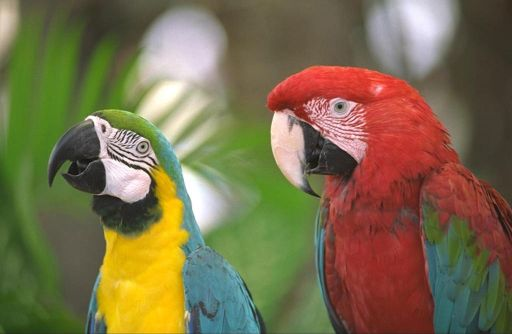
#> input picture DIP/DIP实验5/araras.jpg, 512 x 334 px
$ python task1_1.py
#> lines starting #> are read from the running program, lines starting #| are printed output that depends on the picture
# 数字图像处理-实验5
# 任务1.1-将彩色图像的 RGB 3个通道 用灰度图显示出来
# 注：本文grey和gray混用，特此告知，前者为英式表达，后者为美式表达。
# 注：下文凡是涉及OpenCv的颜色通道，顺序默认皆为 BGR 。涉及plt的颜色通道，顺序默认皆为 RGB 。
# ---------------------导入库------------------------------------------
# coding:utf-8
import cv2 as cv
from matplotlib import pyplot as plt


# ---------------------设计彩色图像转灰度图函数------------------------------------------
# 分割R通道，红色
def split_red(image):
    img_red_channel = image[:, :, 2]
    return img_red_channel


# 分割G通道，绿色
def split_green(image):
    img_green_channel = image[:, :, 1]
    return img_green_channel


# 分割B通道，蓝色
def split_blue(image):
    img_red_channel = image[:, :, 0]
    return img_red_channel


def RGB_red_to_grey(image):
    img_red_channel = split_red(image)
    cv.imwrite('grey_image_through_channel_red.png', img_red_channel)
    return img_red_channel


def RGB_green_to_grey(image):
    img_green_channel = split_green(image)
    cv.imwrite('grey_image_through_channel_green.png', img_green_channel)
    return img_green_channel


def RGB_blue_to_grey(image):
    img_blue_channel = split_blue(image)
    cv.imwrite('grey_image_through_channel_blue.png', img_blue_channel)
    return img_blue_channel


# ---------------------用图片进行测试------------------------------------------
# 导入原图
img_cv = cv.imread('araras.jpg')
#> img_cv is the input picture: shape (334, 512, 3); mean B, G, R 75.9, 109.9, 122.2
img_plt =cv.cvtColor(img_cv, cv.COLOR_BGR2RGB)

# 按通道R进行灰度图转换
img_red_to_grey = RGB_red_to_grey(img_cv)
#> in split_red, `img_red_channel = image[:, :, 2]`:
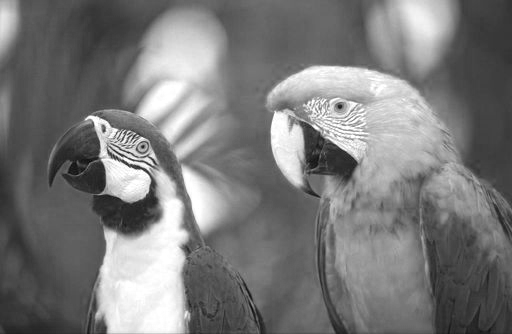
#> img_red_channel: shape (334, 512); min 5, max 255, mean 122.2
# 按通道G进行灰度图转换
img_green_to_grey = RGB_green_to_grey(img_cv)
#> in split_green, `img_green_channel = image[:, :, 1]`:
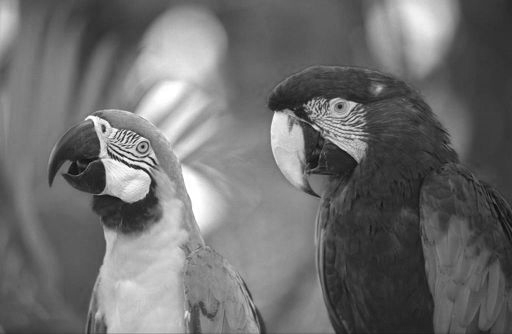
#> img_green_channel: shape (334, 512); min 4, max 255, mean 109.9
# 按通道B进行灰度图转换
img_blue_to_grey = RGB_blue_to_grey(img_cv)
#> in split_blue, `img_red_channel = image[:, :, 0]`:
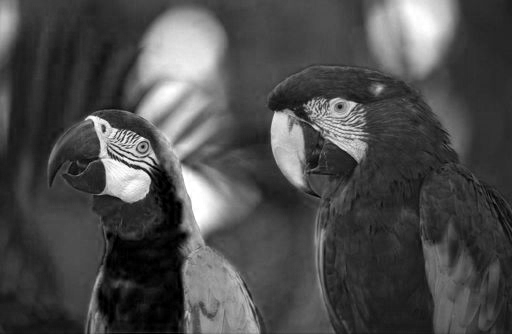
#> img_red_channel: shape (334, 512); min 0, max 255, mean 75.9

# 生成最终效果图
plt.figure(figsize=(8, 8))  # 创建了一个新的图形窗口，并指定了图形的大小为8x8英寸
plt.subplot(211)  # 创建一个包含多个子图的图形
# 第一个数字 2：表示整个图形分为2行。
# 第二个数字 1：表示整个图形分为1列。
# 第三个数字 1：表示当前子图位于第1个位置。
plt.title('Original:')
plt.xticks([]), plt.yticks([])  # 不显示x轴y轴数据
plt.imshow(img_plt)  # 原图

plt.subplot(234)
plt.title('channel_red_to grey')
plt.xticks([]), plt.yticks([])  # 不显示x轴y轴数据
plt.imshow(img_red_to_grey, cmap='gray')
#   在Matplotlib的imshow函数中，
#   即使你显示的是灰度图像，
#   它也可能会以伪彩色（pseudo-color）的方式呈现，这取决于颜色映射（colormap）的设置。

plt.subplot(235)
plt.title('channel_green_to grey')
plt.xticks([]), plt.yticks([])  # 不显示x轴y轴数据
plt.imshow(img_green_to_grey, cmap='gray')

plt.subplot(236)
plt.title('channel_blue_to grey')
plt.xticks([]), plt.yticks([])  # 不显示x轴y轴数据
plt.imshow(img_blue_to_grey, cmap='gray')

plt.show()
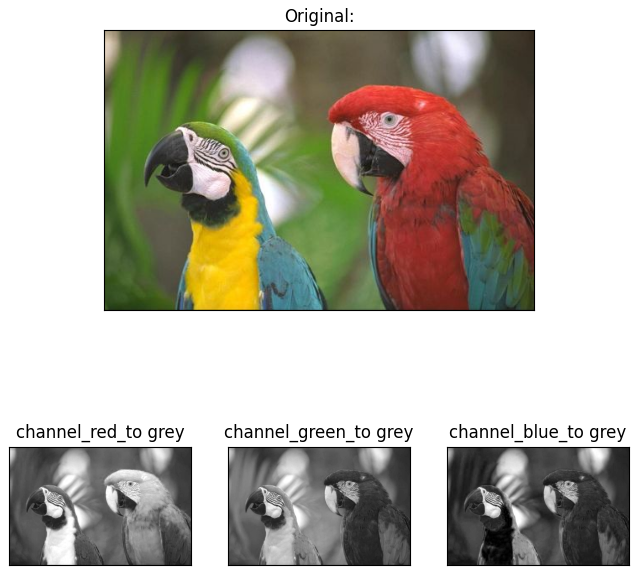
#> figure drawn by matplotlib, 4 panels

$ run again, with DIP/DIP实验5/Smoothed Image.jpg copied over DIP/DIP实验5/araras.jpg
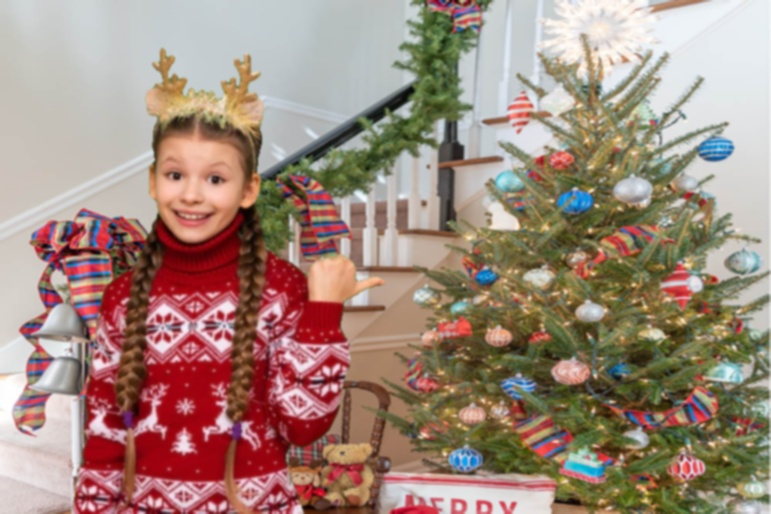
#> input picture DIP/DIP实验5/Smoothed Image.jpg, 771 x 514 px
#> img_cv is the input picture: shape (514, 771, 3); mean B, G, R 124.5, 136.6, 161.2
#> in split_blue, `img_red_channel = image[:, :, 0]`:
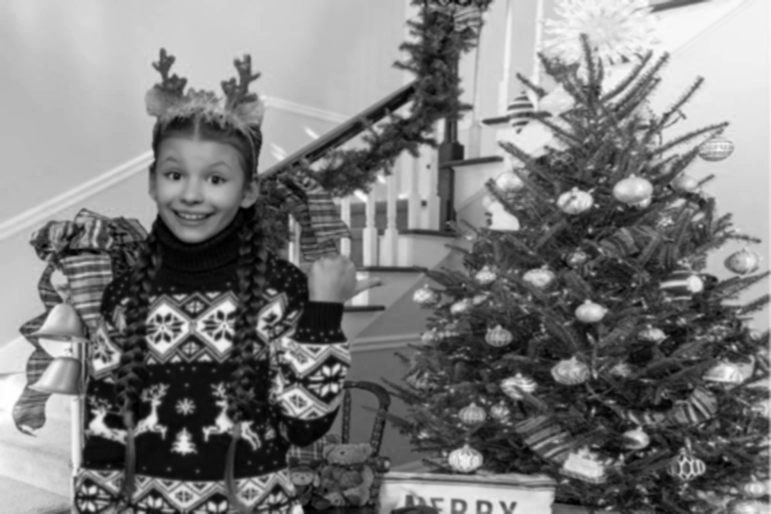
#> img_red_channel: shape (514, 771); min 0, max 255, mean 124.5
#> `plt.show()`:
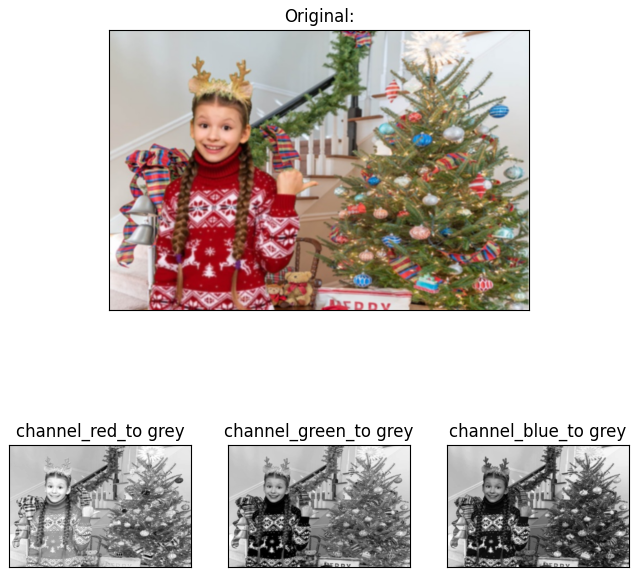
#> figure drawn by matplotlib, 4 panels

$ run again, with DIP/DIP实验5/tree.jpg copied over DIP/DIP实验5/araras.jpg
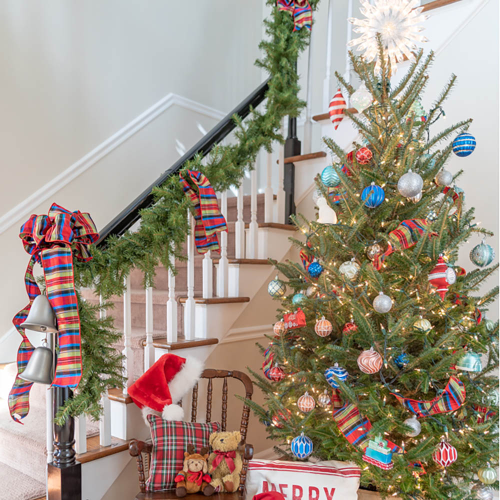
#> input picture DIP/DIP实验5/tree.jpg, 1000 x 1000 px (shown at 1/2 size)
#> img_cv is the input picture: shape (1000, 1000, 3); mean B, G, R 134.8, 148.4, 160.2
#> in split_blue, `img_red_channel = image[:, :, 0]`:
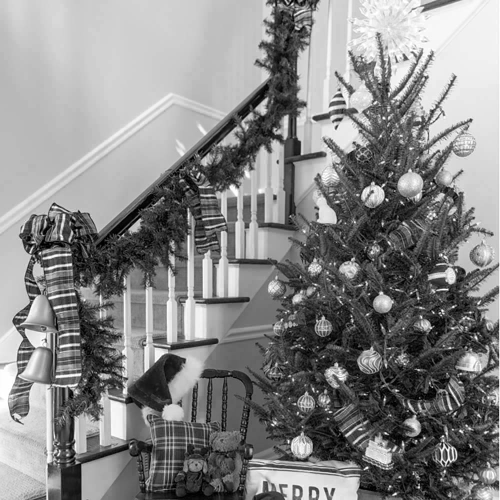
#> img_red_channel: shape (1000, 1000) (shown at 1/2 size); min 0, max 255, mean 134.8
#> `plt.show()`:
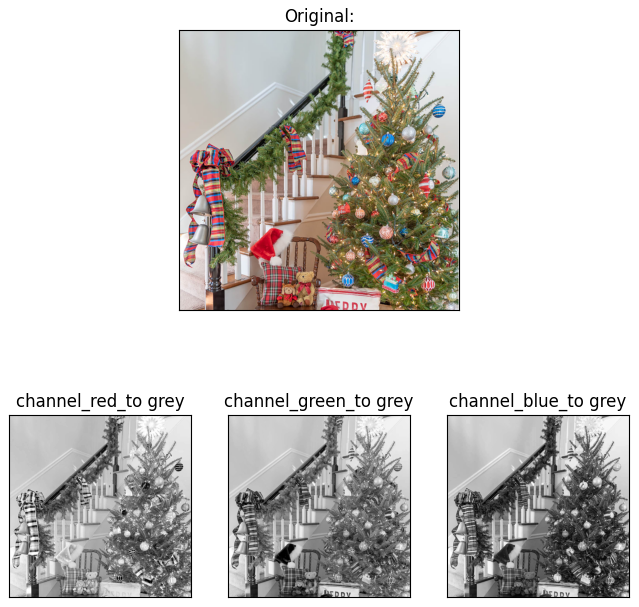
#> figure drawn by matplotlib, 4 panels

$ run again, with DIP/DIP实验5/green.png saved as DIP/DIP实验5/araras.jpg
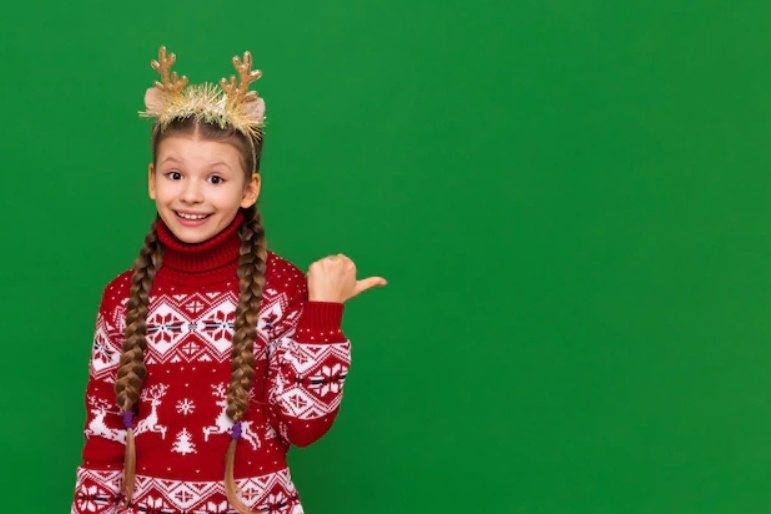
#> input picture DIP/DIP实验5/green.png, 771 x 514 px
#> img_cv is the input picture: shape (514, 771, 3); mean B, G, R 55.5, 117.9, 46
#> in split_blue, `img_red_channel = image[:, :, 0]`:
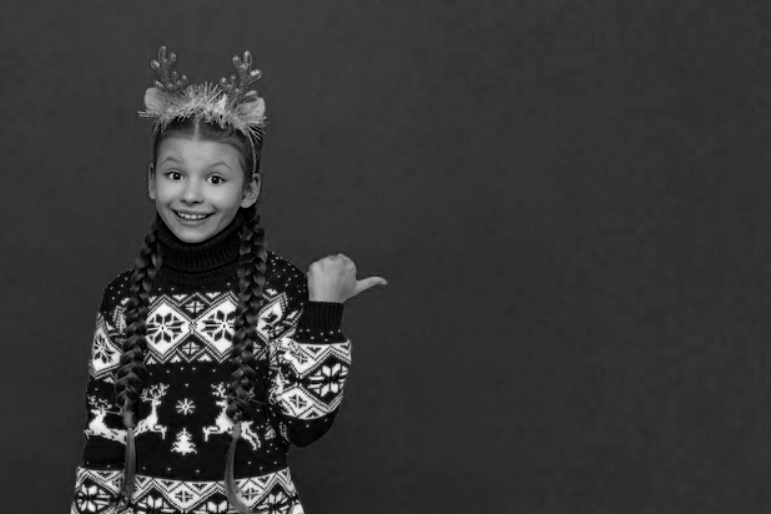
#> img_red_channel: shape (514, 771); min 0, max 254, mean 55.5
#> `plt.show()`:
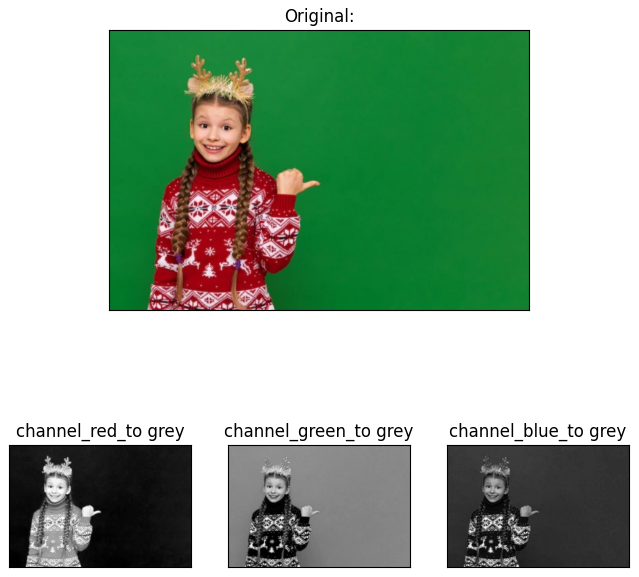
#> figure drawn by matplotlib, 4 panels
